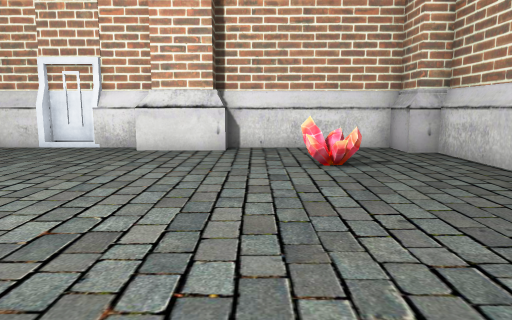
View 1 (above)

12 first-person views from a walk through a scene from a Unity 3-D project. The camera is 1.2 m above the floor, tilts 8° down and sees 70° across. The floor is counted in squares, 1 m on a side. Each view is taken from the middle of a square. On the plan, view 1 faces up. The plan holds only what a view shows up to about 15 squares ahead; the rest is blank. The place goes on beyond the plan. The player is left out.

View 2
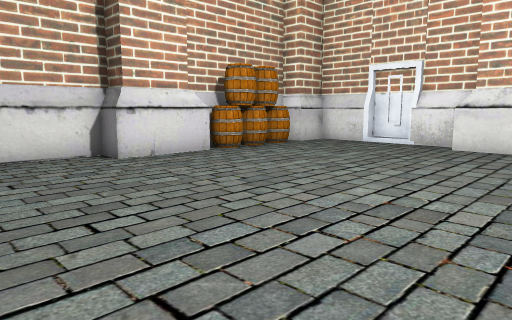

View 3
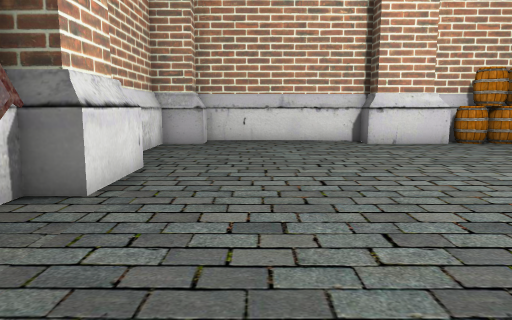

View 4
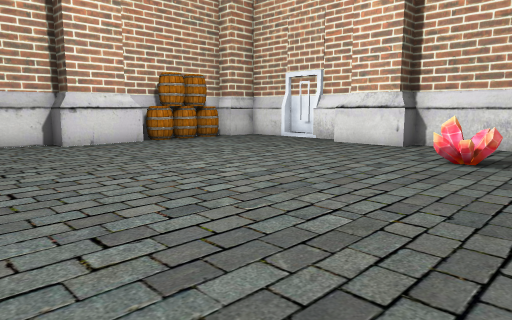

View 5
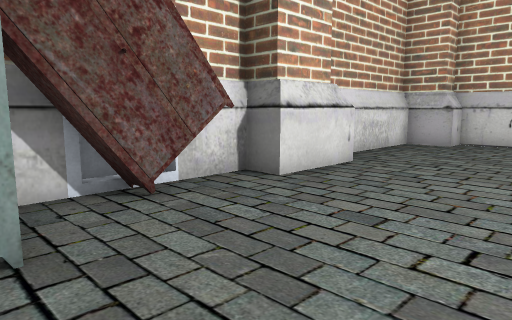

View 6
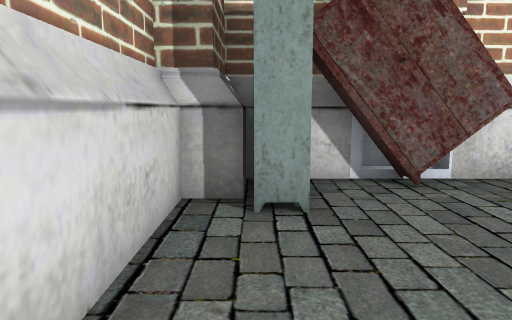

View 7
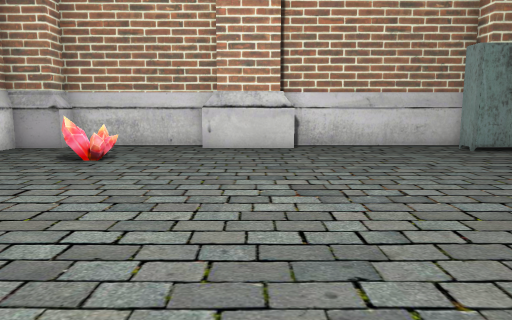

View 8
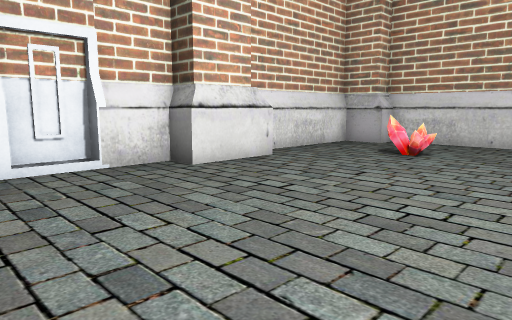

View 9
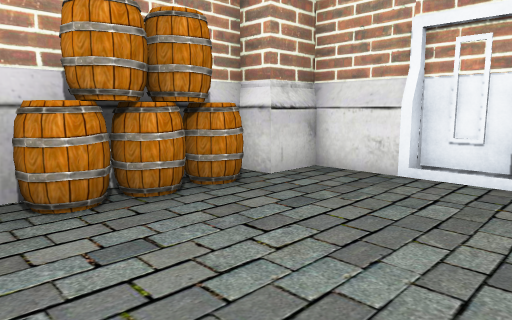

View 10
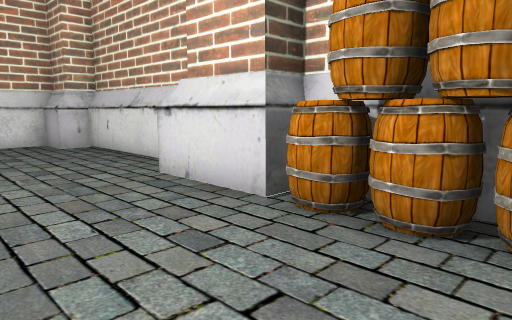

View 11
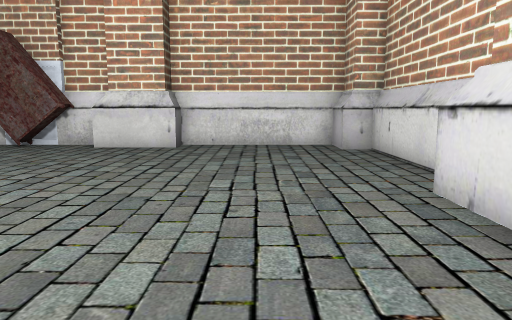

View 12
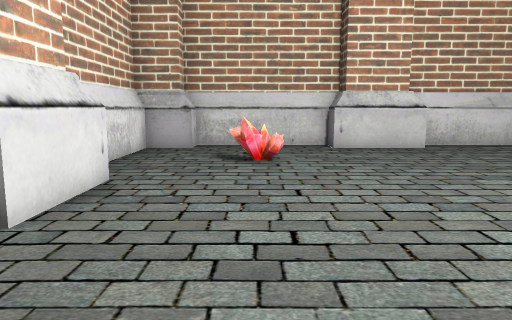

### Floor plan
Points are (right, up) in squares from view 1. A wall is a line through its corners. A room is listed if a view was taken in it or the views show most of it. See-through windows are left out.
Room 1 (views 1, 2, 3, 4, 5, 6, 7, 8, 9, 10, 11, 12)
walls: (-3.1, 10.6) (-3.1, 11.6) (-4.9, 11.6); (-1, 10.5) (-3.4, 10.5); (4.1, 2.8) (4.1, 5.5) (5, 5.5) (5, 10.1); (-3.4, -3.3) (-1.1, -3.3); (4.4, 2.9) (4.4, 5.4); (-3.4, -3.5) (-1.1, -3.5); (-9.7, 7.4) (-9.7, 5.4) (-8.8, 5.4) (-8.8, 3.1) (-9.7, 3.1) (-9.7, -3.1) (-8.8, -3.1) (-8.8, -4.5) (-3.4, -4.5); (-1, 11.6) (-1, 10.7); (-5.1, 11.8) (-6.6, 11.8); (-6.6, 11.4) (-8.6, 11.4) (-8.6, 10) (-9.4, 10) (-9.4, 5.5) (-8.6, 5.5) (-8.6, 2.8) (-9.4, 2.8) (-9.4, -2.8) (-8.6, -2.8) (-8.6, -4.2) (-3.4, -4.2); (-6.5, 11.6) (-8.8, 11.6) (-8.8, 10.3) (-9.7, 10.3) (-9.7, 9.3); (5.3, 5.4) (5.3, 10.3) (4.3, 10.3); (-1, -4.2) (0.8, -4.2); (-1.1, -4.5) (0.5, -4.5); (0.6, -4.5) (2.1, -4.5); (4.4, 10) (4.4, 11.6) (-1.1, 11.6) (-1.1, 10.7) (-3.4, 10.7) (-3.4, 11.4) (-5.1, 11.4); (2.5, -4.2) (3.1, -4.2); (2.5, -4.5) (3.1, -4.5); (5.3, 10) (4.1, 10) (4.1, 11.5); (4.4, 11.4) (-1, 11.4); (4.1, -3.9) (4.1, -2.8) (5.3, -2.8); (5, -3) (5, 2.9); (5.3, -3.1) (5.3, 3.1); (4.4, -4.5) (4.4, -3.1)
objects: barrel (-9, 6); barrel (-9, 7); barrel (-9, 8); barrel (-9, 9); crystal (1, 8) to (2, 8); locker (2, -4); locker (3, -3)

Positions as (right, up) in squares from view 1, and headings:
1: (0, 0), facing up
2: (0, -1), facing up-left
3: (4, -1), facing left
4: (4, -1), facing up-left
5: (4, 1), facing down-left
6: (4, 2), facing down
7: (-7, 4), facing right
8: (-8, 4), facing up-right
9: (-4, 5), facing up-left
10: (-5, 9), facing down-left
11: (-6, 8), facing down
12: (-7, 8), facing right
